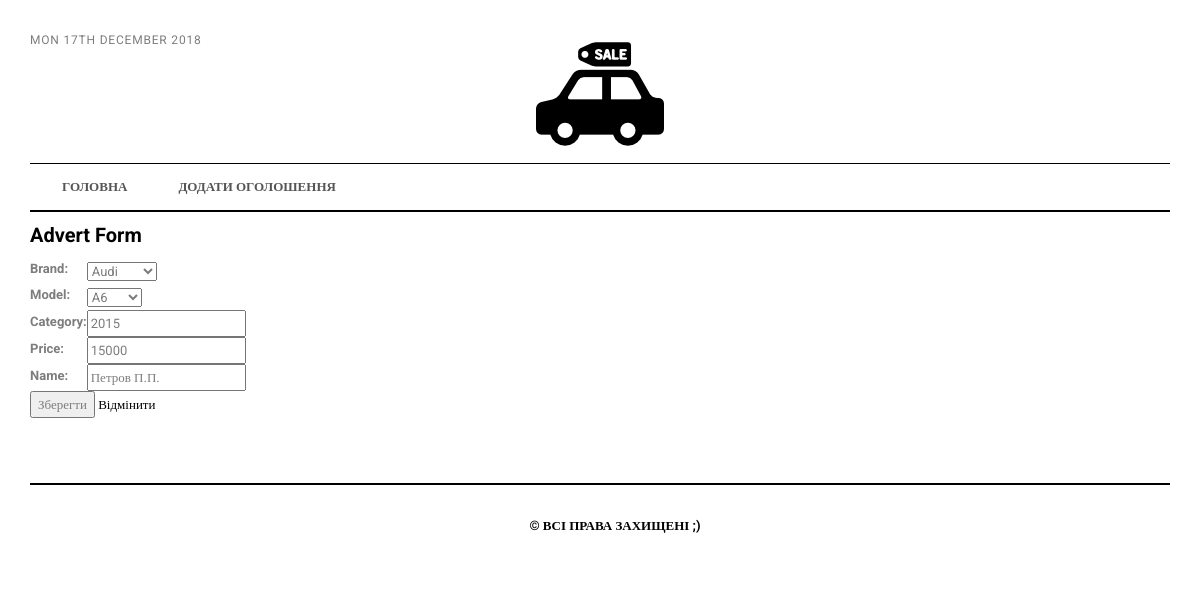
/advert/1/, run on the app's committed database.
### advert/models.py (models this page shows, shortened)
class CarModel(models.Model):
    brand = models.ForeignKey(CarBrand, on_delete=models.CASCADE)
    name = models.CharField(max_length=30)
    def __str__(self):
        return self.name

class Advert(models.Model):
    brand = models.ForeignKey(CarBrand, on_delete=models.SET_NULL, null=True)
    model = models.ForeignKey(CarModel, on_delete=models.SET_NULL, null=True)
    category = models.IntegerField()
    price = models.IntegerField()
    name = models.CharField(max_length = 50)

class CarBrand(models.Model):
    name = models.CharField(max_length=30)
    def __str__(self):
        return self.name

### advert/views.py (the view)
# urls.py: path('<int:pk>/', views.AdvertUpdateView.as_view(), name='advert_change'),
class AdvertUpdateView(UpdateView):
    model = Advert
    form_class = AdvertForm
    success_url = reverse_lazy('advert_changelist')

### advert/forms.py
class AdvertForm(forms.ModelForm):
    class Meta:
        model = Advert
        fields = ('brand', 'model', 'category', 'price', 'name')
    def __init__(self, *args, **kwargs):
        super().__init__(*args, **kwargs)
        self.fields['model'].queryset = CarModel.objects.none()
        if 'brand' in self.data:
            try:
                brand_id = int(self.data.get('brand'))
                self.fields['model'].queryset = CarModel.objects.filter(brand_id=brand_id).order_by('name')
            except (ValueError, TypeError):
                pass  # invalid input from the advert; ignore and fallback to empty CarModel queryset
        elif self.instance.pk:
            self.fields['model'].queryset = self.instance.brand.carmodel_set.order_by('name')

### advert/templates/advert/advert_form.html (shortened to what this page needs)
{% extends 'wrapper.html' %}
{% block content %}
  <h2>Advert Form</h2>
  <form method="post" id="advertForm" data-models-url="{% url 'ajax_load_models' %}" novalidate>
    <table>
      {{ form.as_table }}
    </table>
    <button type="submit">Зберегти</button>
    <a href="{% url 'advert_changelist' %}">Відмінити</a>
  </form>
{% endblock %}

### static/css/style.css (style rules this page uses)
body { font-family: 'Roboto', serif; font-size: 13px; line-height: 21px; color: #7d7d7d; background: #ffffff; }
h1, h2, h3, h4, h5, h6 { font-family: 'Roboto', serif; color: #000; margin-top: 10px; margin-bottom: 10px; }
h2 { font-size: 20px; line-height: 26px; font-weight: 700; }
a { color : #010101; text-decoration : none; -webkit-transition : all 0.3s ease 0s; -moz-transition : all 0.3s ease 0s; -o-transition : all 0.3s ease 0s; transition : all 0.3s ease 0s; }
a, a:active, a:focus, a:active { text-decoration : none; outline : none }

### data on the page
CarModel: brand "Audi"
Advert: model "A6", category "2015", price "15000"
CarBrand: name "Петров П.П."
